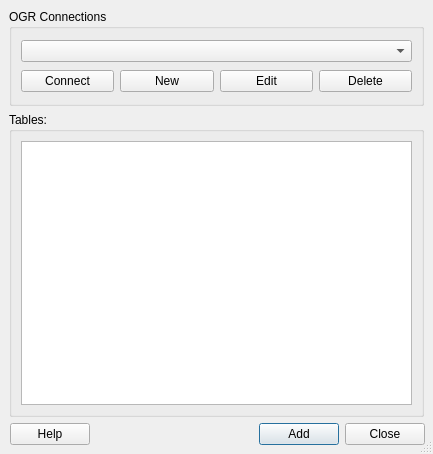
<ui version="4.0" >
 <class>QgsOGRSourceSelect</class>
 <widget class="QDialog" name="QgsOGRSourceSelect" >
  <property name="geometry" >
   <rect>
    <x>0</x>
    <y>0</y>
    <width>433</width>
    <height>454</height>
   </rect>
  </property>
  <property name="windowTitle" >
   <string>OGR Sources</string>
  </property>
  <property name="windowIcon" >
   <iconset/>
  </property>
  <property name="sizeGripEnabled" >
   <bool>true</bool>
  </property>
  <widget class="QWidget" name="layoutWidget" >
   <property name="geometry" >
    <rect>
     <x>10</x>
     <y>420</y>
     <width>415</width>
     <height>29</height>
    </rect>
   </property>
   <layout class="QHBoxLayout" >
    <property name="margin" >
     <number>0</number>
    </property>
    <property name="spacing" >
     <number>6</number>
    </property>
    <item>
     <widget class="QPushButton" name="btnHelp" >
      <property name="enabled" >
       <bool>true</bool>
      </property>
      <property name="text" >
       <string>Help</string>
      </property>
      <property name="shortcut" >
       <string>F1</string>
      </property>
      <property name="autoDefault" >
       <bool>true</bool>
      </property>
     </widget>
    </item>
    <item>
     <spacer>
      <property name="orientation" >
       <enum>Qt::Horizontal</enum>
      </property>
      <property name="sizeType" >
       <enum>QSizePolicy::Expanding</enum>
      </property>
      <property name="sizeHint" >
       <size>
        <width>140</width>
        <height>27</height>
       </size>
      </property>
     </spacer>
    </item>
    <item>
     <widget class="QPushButton" name="btnAdd" >
      <property name="text" >
       <string>Add</string>
      </property>
      <property name="shortcut" >
       <string/>
      </property>
      <property name="autoDefault" >
       <bool>true</bool>
      </property>
      <property name="default" >
       <bool>true</bool>
      </property>
     </widget>
    </item>
    <item>
     <widget class="QPushButton" name="btnCancel" >
      <property name="text" >
       <string>Close</string>
      </property>
      <property name="shortcut" >
       <string/>
      </property>
      <property name="autoDefault" >
       <bool>true</bool>
      </property>
     </widget>
    </item>
   </layout>
  </widget>
  <widget class="QGroupBox" name="groupBox" >
   <property name="geometry" >
    <rect>
     <x>9</x>
     <y>9</y>
     <width>415</width>
     <height>97</height>
    </rect>
   </property>
   <property name="title" >
    <string>OGR Connections</string>
   </property>
   <layout class="QGridLayout" >
    <property name="margin" >
     <number>9</number>
    </property>
    <property name="spacing" >
     <number>6</number>
    </property>
    <item row="1" column="3" >
     <widget class="QPushButton" name="btnDelete" >
      <property name="text" >
       <string>Delete</string>
      </property>
     </widget>
    </item>
    <item row="1" column="2" >
     <widget class="QPushButton" name="btnEdit" >
      <property name="text" >
       <string>Edit</string>
      </property>
     </widget>
    </item>
    <item row="1" column="1" >
     <widget class="QPushButton" name="btnNew" >
      <property name="text" >
       <string>New</string>
      </property>
     </widget>
    </item>
    <item row="1" column="0" >
     <widget class="QPushButton" name="btnConnect" >
      <property name="text" >
       <string>Connect</string>
      </property>
     </widget>
    </item>
    <item row="0" column="0" colspan="4" >
     <widget class="QComboBox" name="cmbConnections" />
    </item>
   </layout>
  </widget>
  <widget class="QGroupBox" name="groupBox_2" >
   <property name="geometry" >
    <rect>
     <x>9</x>
     <y>112</y>
     <width>415</width>
     <height>305</height>
    </rect>
   </property>
   <property name="title" >
    <string>Tables:</string>
   </property>
   <layout class="QGridLayout" >
    <property name="margin" >
     <number>9</number>
    </property>
    <property name="spacing" >
     <number>6</number>
    </property>
    <item row="0" column="0" >
     <widget class="QListWidget" name="lstTables" />
    </item>
   </layout>
  </widget>
 </widget>
 <layoutdefault spacing="6" margin="11" />
 <tabstops>
  <tabstop>cmbConnections</tabstop>
  <tabstop>btnConnect</tabstop>
  <tabstop>btnNew</tabstop>
  <tabstop>btnEdit</tabstop>
  <tabstop>btnDelete</tabstop>
  <tabstop>btnHelp</tabstop>
  <tabstop>btnAdd</tabstop>
  <tabstop>btnCancel</tabstop>
 </tabstops>
 <resources/>
 <connections>
  <connection>
   <sender>btnCancel</sender>
   <signal>clicked()</signal>
   <receiver>QgsOGRSourceSelect</receiver>
   <slot>reject()</slot>
   <hints>
    <hint type="sourcelabel" >
     <x>404</x>
     <y>446</y>
    </hint>
    <hint type="destinationlabel" >
     <x>229</x>
     <y>236</y>
    </hint>
   </hints>
  </connection>
 </connections>
</ui>
